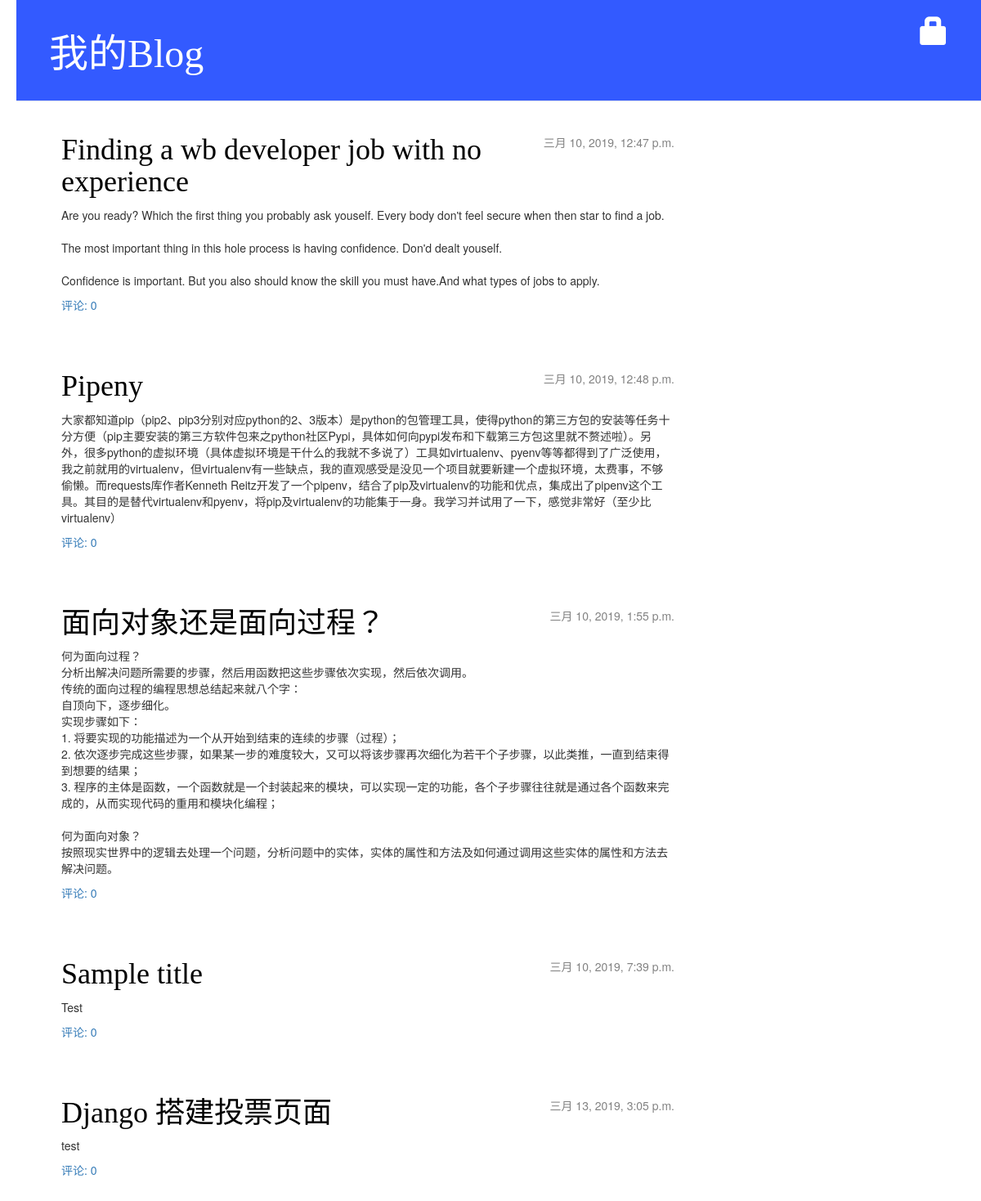
The page / on the database its author committed.
### myblog/models.py (models this page shows, shortened)
class Post(models.Model):
    author = models.ForeignKey('auth.User', on_delete=models.CASCADE)
    title = models.CharField(max_length=200)
    text = models.TextField()
    created_date = models.DateTimeField(default=timezone.now)
    published_date = models.DateTimeField(blank=True, null=True)
    def approved_comments(self):
        return self.comments.filter(approved_comment=True)

### myblog/views.py (the view)
# urls.py: url(r'^$', views.post_list, name='post_list'),
def post_list(request):
    posts = Post.objects.filter(published_date__lte=timezone.now()).order_by('published_date')
    return render(request, 'blog/post_list.html', {'posts': posts})

### myblog/templates/blog/post_list.html
{% extends 'blog/base.html' %}
{% block content %}
    {% for post in posts %}
        <div class="post">
            <div class="date">
                {{ post.published_date }}
            </div>
            <h1><a href="{% url 'post_detail' pk=post.pk %}">{{ post.title }}</a></h1>
            <p>{{ post.text|linebreaksbr }}</p>
            <a href="{% url 'post_detail' pk=post.pk %}">评论: {{ post.approved_comments.count }}</a>
        </div>
    {% endfor %}
{% endblock %}

### myblog/static/css/blog.css (style rules this page uses)
h1 a { color: #df84c1; font-family: 'Lantinghei SC'; }
body { padding-left: 20px; }
h1, h2, h3, h4 { font-family: 'Lobster', cursive; }
.date { float: right; color: #828282; }
.post { margin-bottom: 70px; }
.post h1 a, .post h1 a:visited { color: #000000; }

### rows shown on the page
Post: published_date "三月 10, 2019, 12:47 p.m.", title "Finding a wb developer job with no experience", text "Are you ready? Which the first thing you probably ask youself. Every body don't feel secure when then star to find a job. The most important thing in this hole process is having confidence. Don'd dealt youself. Confidence is important. But you also should know the skill you must have.And what types of jobs to apply.", approved_comments.count "0"
Post: published_date "三月 10, 2019, 12:48 p.m.", title "Pipeny", text "大家都知道pip（pip2、pip3分别对应python的2、3版本）是python的包管理工具，使得python的第三方包的安装等任务十分方便（pip主要安装的第三方软件包来之python社区Pypi，具体如何向pypi发布和下载第三方包这里就不赘述啦）。另外，很多python的虚拟环境（具体虚拟环境是干什么的我就不多说了）工具如virtualenv、pyenv等等都得到了广泛使用，我之前就用的virtualenv，但virtualenv有一些缺点，我的直观感受是没见一个项目就要新建一个虚拟环境，太费事，不够偷懒。而requests库作者Kenneth Reitz开发了一个pipenv，结合了pip及virtualenv的功能和优点，集成出了pipenv这个工具。其目的是替代virtualenv和pyenv，将pip及virtualenv的功能集于一身。我学习并试用了一下，感觉非常好（至少比virtualenv）", approved_comments.count "0"
Post: published_date "三月 10, 2019, 1:55 p.m.", title "面向对象还是面向过程？", text "何为面向过程？ 分析出解决问题所需要的步骤，然后用函数把这些步骤依次实现，然后依次调用。 传统的面向过程的编程思想总结起来就八个字： 自顶向下，逐步细化。 实现步骤如下： 1. 将要实现的功能描述为一个从开始到结束的连续的步骤（过程）； 2. 依次逐步完成这些步骤，如果某一步的难度较大，又可以将该步骤再次细化为若干个子步骤，以此类推，一直到结束得到想要的结果； 3. 程序的主体是函数，一个函数就是一个封装起来的模块，可以实现一定的功能，各个子步骤往往就是通过各个函数来完成的，从而实现代码的重用和模块化编程； 何为面向对象？ 按照现实世界中的逻辑去处理一个问题，分析问题中的实体，实体的属性和方法及如何通过调用这些实体的属性和方法去解决问题。", approved_comments.count "0"
Post: published_date "三月 10, 2019, 7:39 p.m.", title "Sample title", text "Test", approved_comments.count "0"
Post: published_date "三月 13, 2019, 3:05 p.m.", title "Django 搭建投票页面", text "test", approved_comments.count "0"
